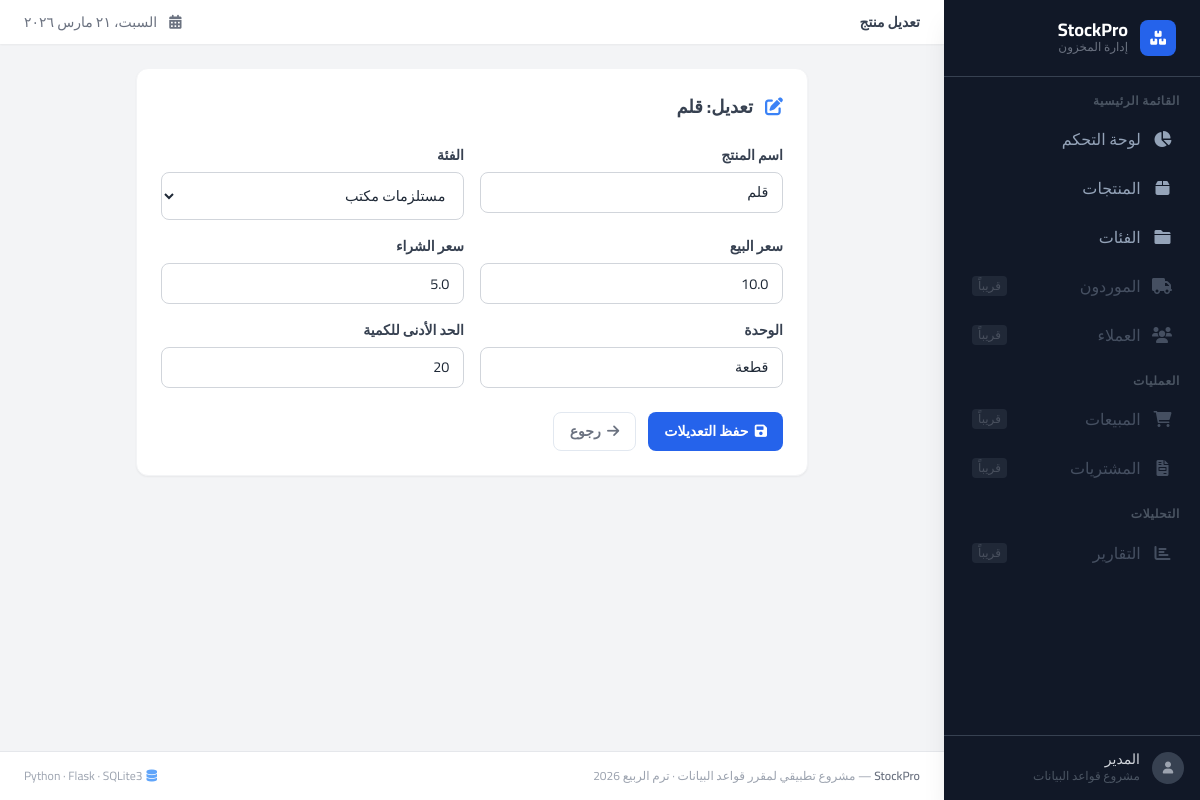
/products/edit/5, run on the app's committed database.
### tables this page shows
CREATE TABLE products ( --جدول المنتجات
    id integer primary key autoincrement,
    name text not null,
    category_id integer not null,
    price_for_sale real not null,
    price_for_buy real not null,
    photo_url text not null,
    unit text not null,
    quantity_by_unit  integer default 0 not null,
    min_quantity integer default 0 not null,
    foreign key (category_id) references categories(id)
);

CREATE TABLE categories ( --جدول الاقسام
    id integer primary key autoincrement,
    name text not null unique
);

### app.py (the view)
@stokpro.route('/products/edit/<int:id>', methods=['GET'])
def productPageedit(id):
    conn = get_db_connection()
    product = conn.execute('SELECT * FROM products WHERE id = ?', (id,)).fetchone()
    categories = conn.execute('SELECT * FROM categories').fetchall()
    conn.close()
    return render_template('product_edit.html', product=product, categories=categories)

### app.py (called while the page is built)
def get_db_connection():
    conn = sqlite3.connect('database/stockpro.db')
    conn.row_factory = sqlite3.Row
    return conn

### templates/product_edit.html
{% extends "base.html" %}
{% block page_title %}تعديل منتج{% endblock %}
{% block content %}
<div class="bg-white rounded-xl shadow-sm border border-gray-100 p-6 max-w-2xl mx-auto">
    <h2 class="text-lg font-bold text-gray-700 mb-6">
        <i class="fas fa-edit text-blue-500 ml-2"></i>
        تعديل: {{ product.name }}
    </h2>
    <form action="{{ url_for('productPageeditSave', id=product.id) }}" method="POST">
        <div class="grid grid-cols-1 sm:grid-cols-2 gap-4">
            <div>
                <label class="form-label">اسم المنتج</label>
                <input type="text" name="name" class="form-input" value="{{ product.name }}" required>
            </div>
            <div>
                <label class="form-label">الفئة</label>
                <select name="category_id" class="form-select" required>
                    {% for cat in categories %}
                    <option value="{{ cat.id }}"
                        {% if cat.id == product.category_id %}selected{% endif %}>
                        {{ cat.name }}
                    </option>
                    {% endfor %}
                </select>
            </div>
            <div>
                <label class="form-label">سعر البيع</label>
                <input type="number" step="0.01" name="price_for_sale"
                       class="form-input" value="{{ product.price_for_sale }}" required>
            </div>
            <div>
                <label class="form-label">سعر الشراء</label>
                <input type="number" step="0.01" name="price_for_buy"
                       class="form-input" value="{{ product.price_for_buy }}" required>
            </div>
            <div>
                <label class="form-label">الوحدة</label>
                <input type="text" name="unit" class="form-input" value="{{ product.unit }}" required>
            </div>
            <div>
                <label class="form-label">الحد الأدنى للكمية</label>
                <input type="number" name="min_quantity"
                       class="form-input" value="{{ product.min_quantity }}" required>
            </div>
        </div>
        <div class="flex gap-3 mt-6">
            <button type="submit" class="btn btn-primary">
                <i class="fas fa-save"></i> حفظ التعديلات
            </button>
            <a href="{{ url_for('productPage') }}" class="btn btn-ghost">
                <i class="fas fa-arrow-right"></i> رجوع
            </a>
        </div>
    </form>
</div>
{% endblock %}

### static/style.css (style rules this page uses)
:root { --primary: #2563eb; --success: #10b981; --warning: #f59e0b; --danger: #ef4444; --dark: #1f2937; --transition: all 0.25s ease; }
* { font-family: 'Cairo', sans-serif; box-sizing: border-box; }
body { direction: rtl; background-color: #f1f5f9; }
.btn { display: inline-flex; align-items: center; gap: 0.4rem; padding: 0.5rem 1rem; border-radius: 0.5rem; font-size: 0.875rem; font-weight: 600; cursor: pointer; border: none; transition: var(--transition); text-decoration: none; }
.btn-primary { background: var(--primary); color: #fff; }
.btn-ghost { background: transparent; color: #6b7280; border: 1px solid #e2e8f0; }
.form-input, .form-select, .form-textarea { width: 100%; padding: 0.55rem 0.85rem; border: 1px solid #d1d5db; border-radius: 0.5rem; font-size: 0.9rem; font-family: 'Cairo', sans-serif; color: var(--dark); background: #fff; transition: var(--transition); outline: none; direction: rtl; }
.form-label { display: block; font-size: 0.875rem; font-weight: 600; color: #374151; margin-bottom: 0.35rem; }

### templates/base.html (style rules this page uses)
* { font-family: 'Cairo', sans-serif; }

### data on the page
products: name "قلم", category_id "مستلزمات مكتب", price_for_sale "10.0", price_for_buy "5.0", unit "قطعة", min_quantity "20"
